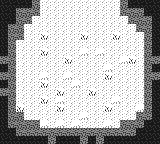

Tiled map render using the project's own tile images. Description and the whole map definition, tile-layer contents included, below:
An orthogonal 20x18 tile map with 8x8 px tiles, 1 tile layer (Tile Layer 1).

<map version="1.10" tiledversion="1.11.2" orientation="orthogonal" renderorder="right-down" width="20" height="18" tilewidth="8" tileheight="8" infinite="0" nextlayerid="2" nextobjectid="1">
 <tileset firstgid="1" source="tileset.tsx" />
 <layer id="1" name="Tile Layer 1" width="20" height="18">
  <data encoding="csv">
2,2,2,2,1,7,7,7,7,7,7,7,7,7,7,1,2,2,2,2,
2,2,1,1,1,7,7,7,7,7,7,7,7,7,7,1,1,1,2,2,
2,2,1,1,7,7,7,7,7,7,7,7,7,7,7,7,1,1,1,2,
2,1,1,7,7,7,7,7,7,7,7,7,7,7,7,7,7,1,1,2,
2,1,1,7,7,3,7,7,7,7,3,7,7,7,3,7,7,7,1,2,
2,1,7,7,7,7,7,7,7,7,7,7,7,7,7,7,7,7,1,2,
2,1,7,7,7,3,7,7,7,7,4,7,4,7,7,7,7,7,1,2,
1,1,7,7,7,7,7,7,3,7,7,7,7,7,7,4,3,7,1,1,
2,1,7,7,7,7,7,7,7,7,7,7,7,4,7,7,7,7,1,2,
1,1,7,7,7,4,7,7,4,7,7,7,7,3,7,7,7,7,1,1,
2,1,7,7,7,3,7,7,7,4,7,7,7,7,7,7,7,7,1,2,
1,1,7,7,7,7,7,3,7,7,7,3,7,7,7,7,7,7,1,2,
2,1,7,7,7,3,7,4,7,7,7,7,7,7,4,7,7,7,1,2,
2,1,3,7,7,7,7,3,7,7,7,7,7,3,7,7,7,4,1,2,
2,1,1,7,7,7,7,7,7,7,4,7,7,7,7,7,7,1,1,2,
2,1,1,1,1,4,7,4,7,4,7,7,7,4,7,1,1,1,2,2,
2,2,1,1,1,1,1,1,1,1,1,1,1,1,1,1,1,2,2,2,
2,2,2,2,2,2,1,2,2,2,1,2,1,2,2,2,2,2,2,2
</data>
 </layer>
</map>
